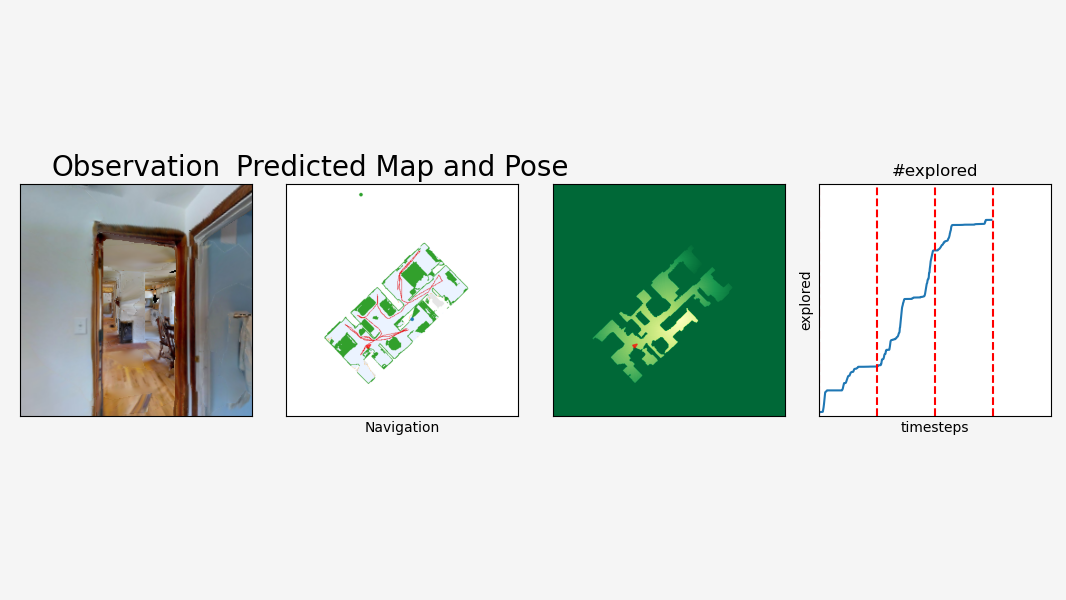
#> input picture Thread_0_trained.png, 1066 x 600 px
$ python -i Local_Area_Determination.py   (imports and definitions only)
#> lines starting #> are read from the running program, lines starting #| are printed output that depends on the picture; after the words box and inside, x2 and y2 are one past the last pixel; in counts of white or black regions, pixels touching at a corner belong together
#> further down, picture is the input picture: shape (600, 1066, 3); mean B, G, R 217, 222, 213.8
# Python program to illustrate
# corner detection with
# Harris Corner Detection Method
import copy

# organizing imports
import cv2
import numpy as np

def NMS(R_thresh, width):
    # make a numpy array of zeros of size of R_thresh
    # for each point in the image:
    # with a window of size width=corner cluster width (odd number),
    # it over the image and suppress (--> 0) the anchor point if not the maximal value in the window
    pad = int((width-1)/2)
    R_thresh_padded = np.zeros((R_thresh.shape[0] + 2 * pad, R_thresh.shape[1] + 2 * pad))
    R_thresh_padded[pad:R_thresh.shape[0] + pad, pad:R_thresh.shape[1] + pad] = R_thresh
    # [4 lines of commented-out code are left out]
    h = R_thresh.shape[0]
    w = R_thresh.shape[1]
    for r in range(0+pad,h+pad):
        for c in range(0+pad,w+pad):
            anchor = R_thresh_padded[r,c]
            #print(r,c,anchor)
            window_max = R_thresh_padded[r-pad:r+pad+1,c-pad:c+pad+1].max()
            #print(window_max)
            if anchor < window_max:
                R_thresh_padded[r,c] = 0
            else:
                continue
    R_thresh_NMS = R_thresh_padded[pad:R_thresh.shape[0]+pad, pad:R_thresh.shape[1]+pad]
    #print(R_thresh_NMS)
    return R_thresh_NMS
def img_cH_NMS(image, blockSize=2, ksize=5, k=0.07, T=0.01, NMS_width=13):

#> called with blockSize = 2, ksize = 5, k = 0.07, T = 0.01, NMS_width = 13
    operatedImage = cv2.cvtColor(image, cv2.COLOR_BGR2GRAY)
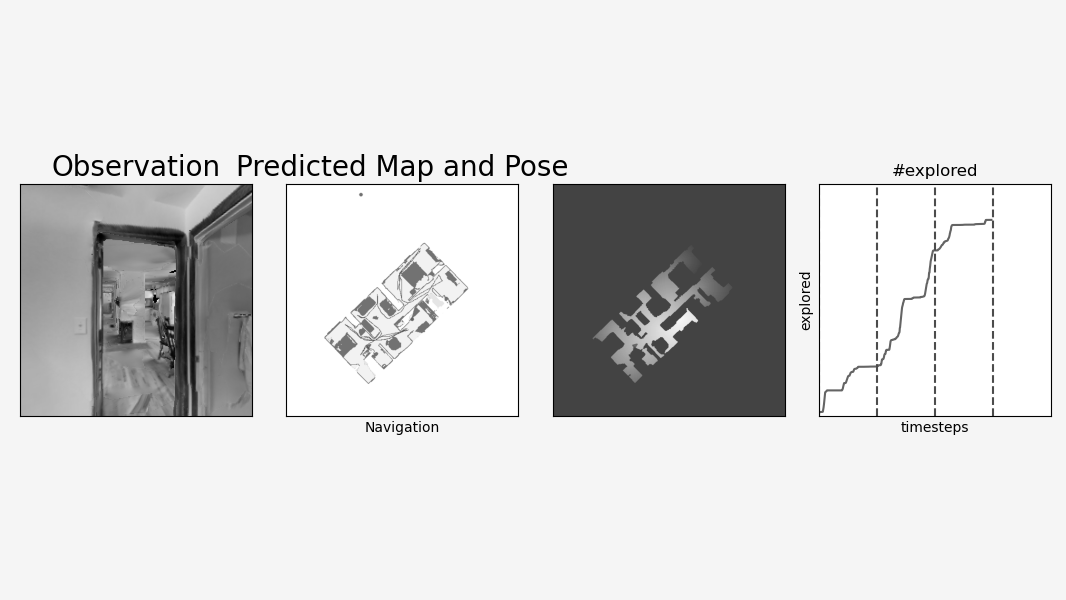
#> operatedImage: shape (600, 1066); min 0, max 255, mean 218.9
    operatedImage = np.float32(operatedImage)
    # apply the cv2.cornerHarris method to detect the corners with appropriate values as input parameters
    R = cv2.cornerHarris(operatedImage, blockSize, ksize, k)
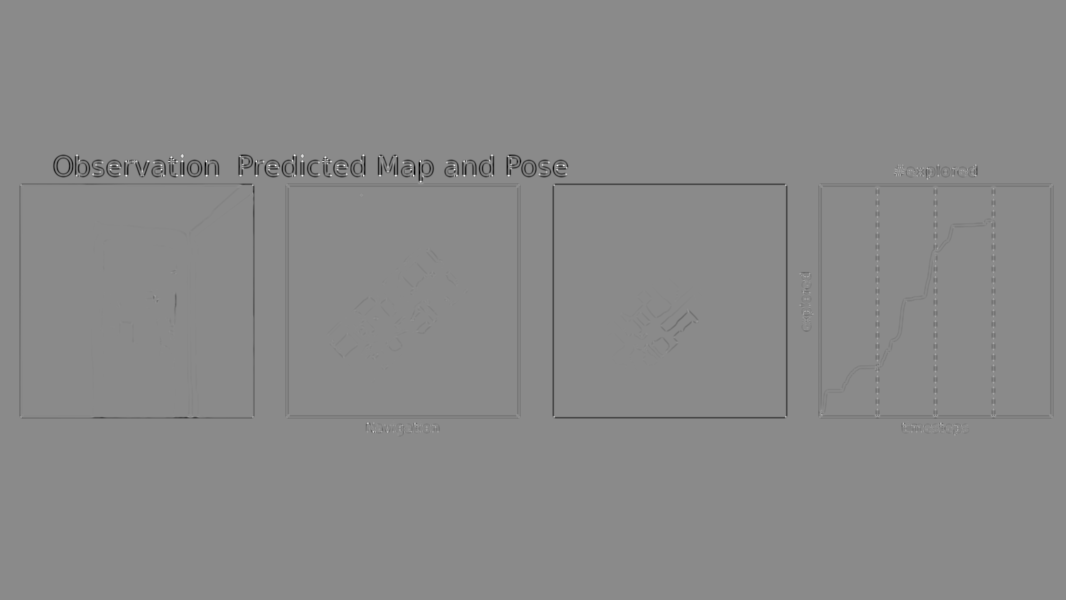
#> R: shape (600, 1066) float32; min -1.93e+10, max 1.61e+10, mean -108937688; drawn with min black and max white
    # Results are marked through the dilated corners, makes the corner response smoother,
    # which can later be corrected by NMS.
    R = cv2.dilate(R, None) # (249,203), numpy array
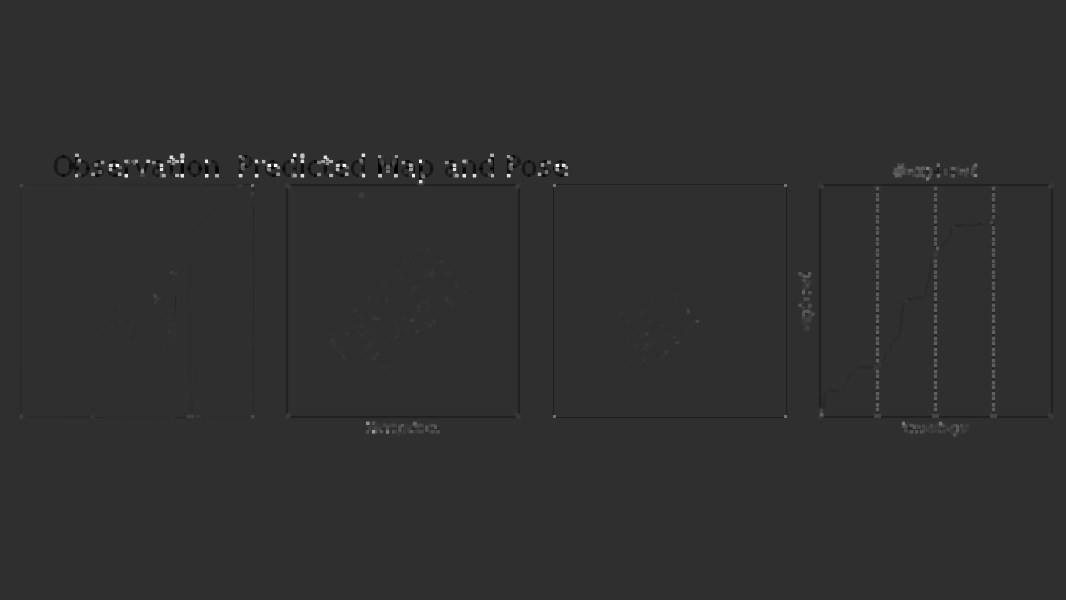
#> R: shape (600, 1066) float32; min -3.67e+09, max 1.61e+10, mean 20459846; drawn with min black and max white
    R_thresh = copy.deepcopy(R)
    R_thresh[R_thresh <= T * R_thresh.max()] = 0 # thresholded R, R.max() = 12416213000.0
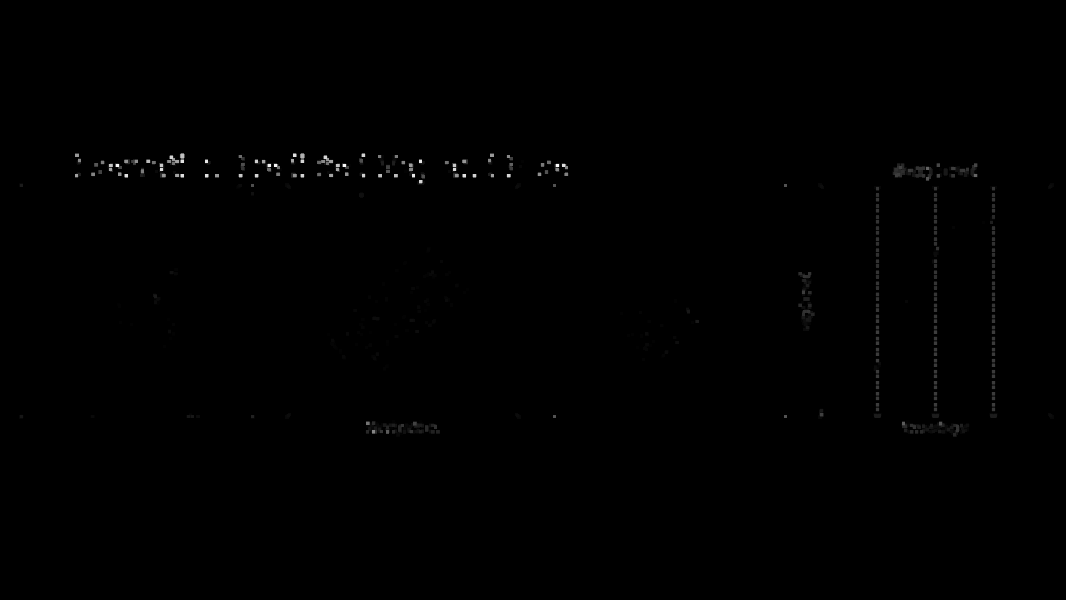
#> R_thresh: shape (600, 1066) float32; 15.73% of pixels changed, all inside (x1, y1, x2, y2) = (18, 151, 1055, 438); drawn with min black and max white

    R_thresh_NMS = NMS(R_thresh, NMS_width)
#> after the loop in NMS, `for r in range(0+pad,h+pad):`:
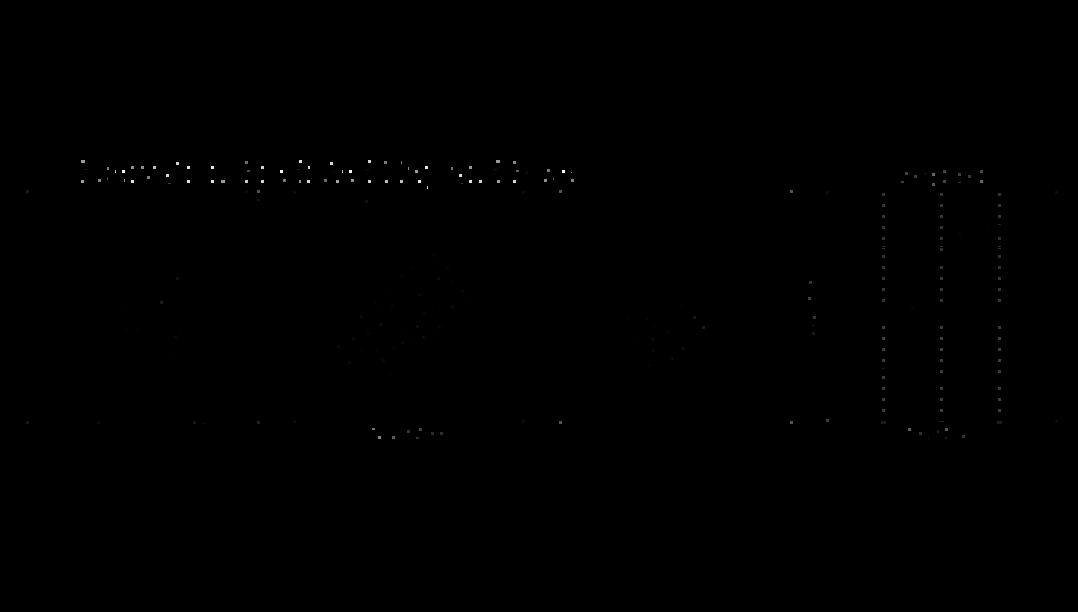
#> R_thresh_padded: shape (612, 1078) float64; min 0, max 1.61e+10, mean 14154200.5; drawn with min black and max white
    #R_thresh_NMS = cv2.erode(R_thresh_NMS, None)
    corner_bool = R_thresh_NMS > 0
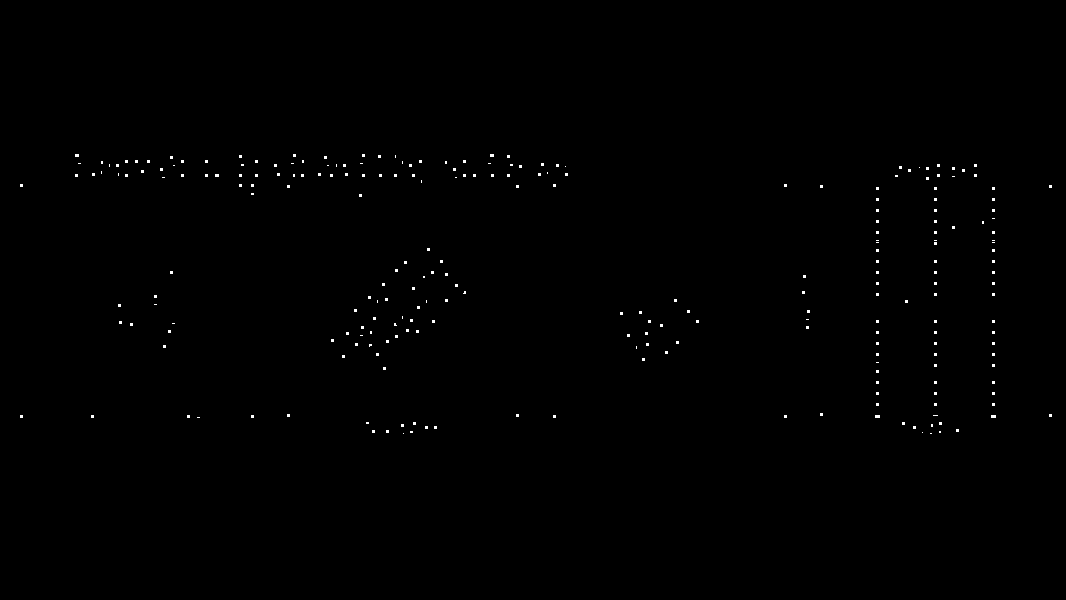
#> corner_bool: shape (600, 1066) bool; 0.32% white in thin lines or dots, all inside (x1, y1, x2, y2) = (20, 154, 1052, 434)
    corners = np.nonzero(R_thresh_NMS)
#> corners = 2025 positions, rows 154 to 433, columns 20 to 1051
    # Making new corner detected image
    image[corner_bool] = [0, 0, 255]
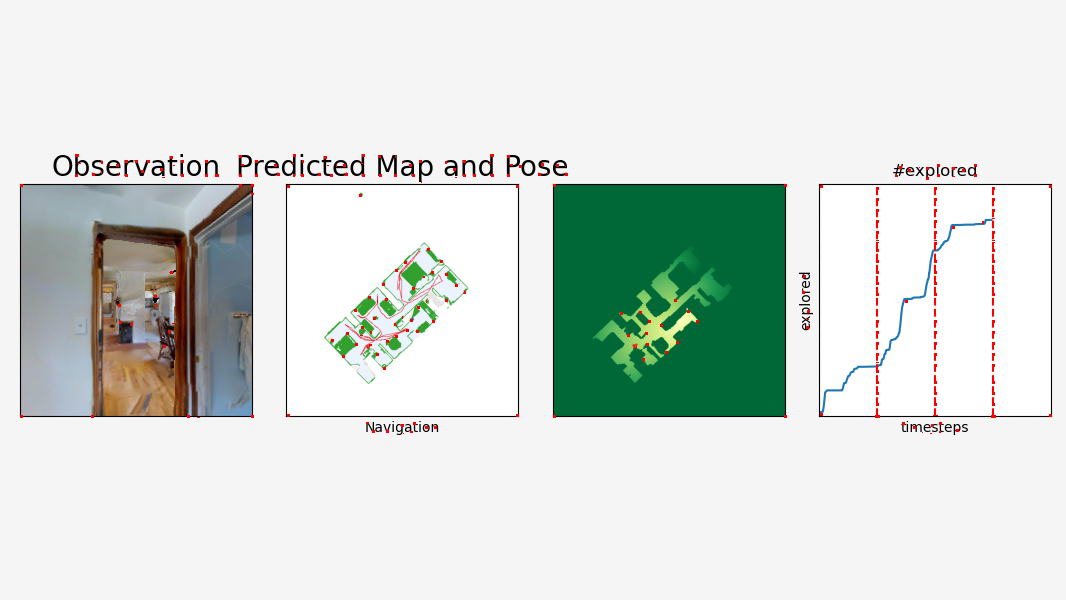
#> image: shape (600, 1066, 3); 0.29% of pixels changed, all inside (x1, y1, x2, y2) = (20, 154, 1052, 434)

    return image, corners

# [59 lines not run here, left out]

>>> import cv2
>>> picture = cv2.imread('Thread_0_trained.png')
>>> result = img_cH_NMS(picture)
